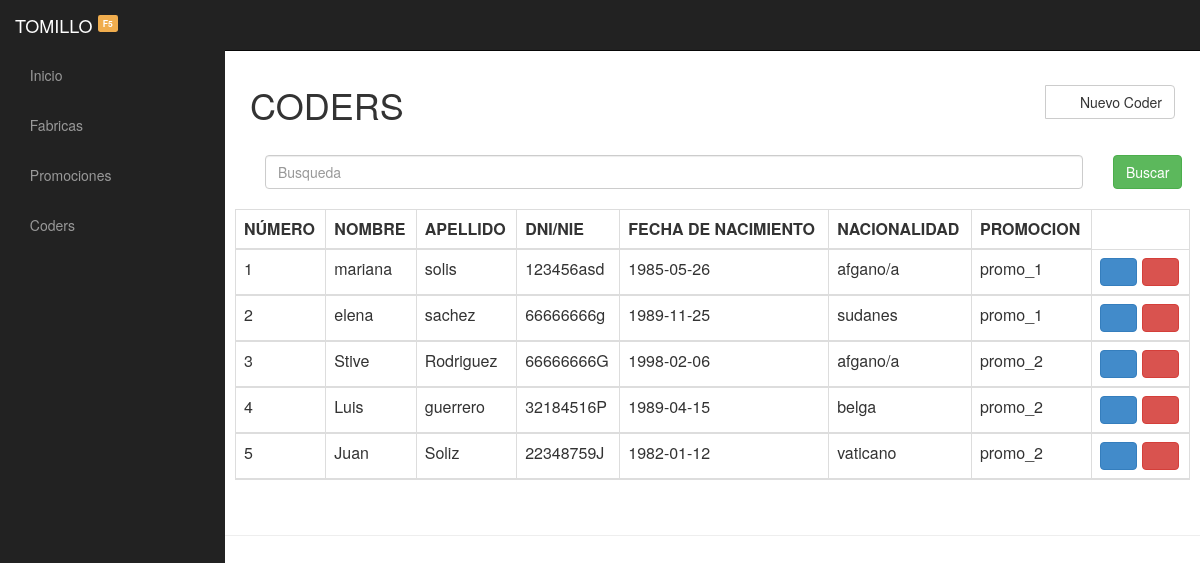
Page /Grupal3/php/coders.php on the committed database.
### tables this page shows
CREATE TABLE `coder` (
  `id_coder` int(11) NOT NULL,
  `nombre` varchar(50) NOT NULL,
  `apellido` varchar(50) NOT NULL,
  `dni_nie` varchar(9) NOT NULL,
  `fecha_nac` date NOT NULL,
  `fk_nacionalidad` int(11) NOT NULL,
  `fk_promocion` int(11) NOT NULL,
  `estado` char(1) NOT NULL
);

CREATE TABLE `pais` (
  `id_pais` int(11) NOT NULL,
  `nombre` varchar(50) NOT NULL,
  `nacionalidad` varchar(50) NOT NULL
);

CREATE TABLE `promocion` (
  `id_promocion` int(11) NOT NULL,
  `nombre` varchar(50) NOT NULL,
  `ano` year(4) NOT NULL,
  `fk_fabrica` int(11) NOT NULL,
  `estado` char(1) NOT NULL
);

### Grupal3/php/coders.php (the view, shortened to what this page needs)
<html lang="en">
  <head>
    <link href="../css/bootstrap.css" rel="stylesheet">
    <link rel="stylesheet" href="../css/sb-admin.css">
    <link rel="stylesheet" href="../css/font-awesome.min.css">
	<link href="../css/stacktable.css" rel="stylesheet">
  <link rel="stylesheet" type="text/css" href="../css/style.css">
 </head>
 <body>
  <div id="wrapper">
    <nav class="navbar navbar-inverse navbar-fixed-top" role="navigation">
        <div class="navbar-header">
          <a class="navbar-brand" href="../index.php"> TOMILLO <sup><small><span class="label label-warning">F5</span></small></sup> </a>
        </div>
        <div class="collapse navbar-collapse navbar-ex1-collapse">
            <ul class="nav navbar-nav side-nav">
                 <li><a href="../index.php?view=home"><i class="fa fa-home"></i> Inicio</a></li>
                <li><a href="fabricas.php?view=califications&team_id=1"><i class='fa fa-tasks'></i> Fabricas </a></li>
                <li><a href="promociones.php?view=teams"><i class="fa fa-users"></i> Promociones </a></li>
                <li><a href="coders.php?view=behavior&team_id=1"><i class="fa fa-smile-o"></i> Coders </a></li>
          </ul>
            <ul class="nav navbar-nav navbar-right navbar-user">
        		<li class="dropdown user-dropdown">
				<a href="#" class="dropdown-toggle" data-toggle="dropdown">
             	</ul>
        </div>
    </nav>
    <div id="page-wrapper">
      <div class="row">
        <div class="col-md-12">
                  <div class="btn-group pull-right">
                      <a class="btn btn-default" name="agregar" id="agregar"><i class="fa fa-user fa-fw" aria-hidden="true"></i> Nuevo Coder</a>
                  </div>
                  <h1>CODERS</h1>
                  <br>
              </div>
          <div class="container table-sm table-responsive{-sm|-md|-lg|-xl} justify-content-between">
              <form method="post" class="form-inline ">
                    <div class="form-group col-md-11">
                    <input type="" name="buscar" placeholder="Busqueda" class="form-control mr-sm-6">
                    </div>
                    <div class="form-group col-md-1">
                    <input type="submit" id="buscar" value="Buscar" class="btn btn-success">
                    </div>
              </form>
          </div>
          <br>
          <table class="table table-bordered table-hover" id="tabla1" border="0">
            <thead>
              <tr>
                    <th class="datos">número</th>
                    <th class="datos">nombre</th>
                    <th class="datos">apellido</th>
                    <th class="datos">Dni/Nie</th>
                    <th class="datos">Fecha de Nacimiento</th>
                    <th class="datos">Nacionalidad</th>
                    <th class="datos">Promocion</th>
              </tr>
                    <?php
                      include 'conexion.php';
                      if (isset($_POST['buscar'])) {
                          $bus = $_POST['buscar'];
                          echo $bus;
                          if ($bus!="") {
                              $cond="AND (coder.nombre like '%$bus%' OR coder.apellido like '%$bus%')";
                          }else{
                              $cond="";
                          }
                      }
                      else{
                        $cond="";
                      }
                      $list="SELECT coder.nombre, coder.apellido, coder.dni_nie, coder.fecha_nac, pais.nacionalidad, promocion.nombre, coder.id_coder FROM coder inner join pais on coder.fk_nacionalidad=pais.id_pais inner join promocion on coder.fk_promocion=promocion.id_promocion where coder.fk_nacionalidad=pais.id_pais AND coder.fk_promocion=promocion.id_promocion AND coder.estado='1' $cond";
                      $con_list=mysqli_query($link,$list);
                      $cont=1;
                      while ($arrlist= mysqli_fetch_array($con_list)) {?>
                       <tr>
                            <td><?php echo $cont; ?></td>
                            <td><?php echo $arrlist[0]; ?></td>
                            <td><?php echo $arrlist[1]; ?></td>
                            <td><?php echo $arrlist[2]; ?></td>
                            <td><?php echo $arrlist[3]; ?></td>
                            <td><?php echo $arrlist[4]; ?></td>
                            <td><?php echo $arrlist[5]; ?></td>
                            <td><a href="modificar_coder.php?mod=<?php echo $arrlist[6]; ?>" class="btn btn-primary"><i class="fa fa-pencil-square-o" aria-hidden="true"></i></a>
                                <a class="btn btn-danger" data-toggle="modal" data-target="#exampleModal"><i class="fa fa-trash-o" aria-hidden="true"></i></a></td>
                      </tr>
                    <?php
                    $cont++;
                    } ?>
            </table>
        </div>
      </div>
    <hr>
      </div>
  </body>
</html>

### Grupal3/css/sb-admin.css (style rules this page uses)
body { margin-top: 50px; }
#wrapper { padding-left: 0; }
#page-wrapper { width: 100%; padding: 5px 15px; }
@media (min-width:768px) { #wrapper { padding-left: 225px; } }
@media (min-width:768px) { #page-wrapper { padding: 15px 25px; } }
@media (min-width:768px) { .side-nav { margin-left: -225px; left: 225px; width: 225px; position: fixed; top: 50px; height: 100%; border-radius: 0; border: none; background-color: #222222; overflow-y: auto; } }
@media (min-width:768px) { .side-nav>li>a { width: 225px; } }
@media (min-width:768px) { .navbar-collapse { padding-left: 15px !important; padding-right: 15px !important; } }

### Grupal3/css/stacktable.css (style rules this page uses)
.stacktable { width: 100%; }
.stacktable.large-only { display: table; }

### Grupal3/css/style.css (style rules this page uses)
span { color: red; }
.datos { text-transform: uppercase; }

### rows in the picture
coder: nombre "mariana", apellido "solis", dni_nie "123456asd", fecha_nac "1985-05-26", fk_nacionalidad.nacionalidad "afgano/a", fk_promocion.nombre "promo_1"
coder: nombre "elena", apellido "sachez", dni_nie "66666666g", fecha_nac "1989-11-25", fk_nacionalidad.nacionalidad "sudanes", fk_promocion.nombre "promo_1"
coder: nombre "Stive", apellido "Rodriguez", dni_nie "66666666G", fecha_nac "1998-02-06", fk_nacionalidad.nacionalidad "afgano/a", fk_promocion.nombre "promo_2"
coder: nombre "Luis", apellido "guerrero", dni_nie "32184516P", fecha_nac "1989-04-15", fk_nacionalidad.nacionalidad "belga", fk_promocion.nombre "promo_2"
coder: nombre "Juan", apellido "Soliz", dni_nie "22348759J", fecha_nac "1982-01-12", fk_nacionalidad.nacionalidad "vaticano", fk_promocion.nombre "promo_2"
